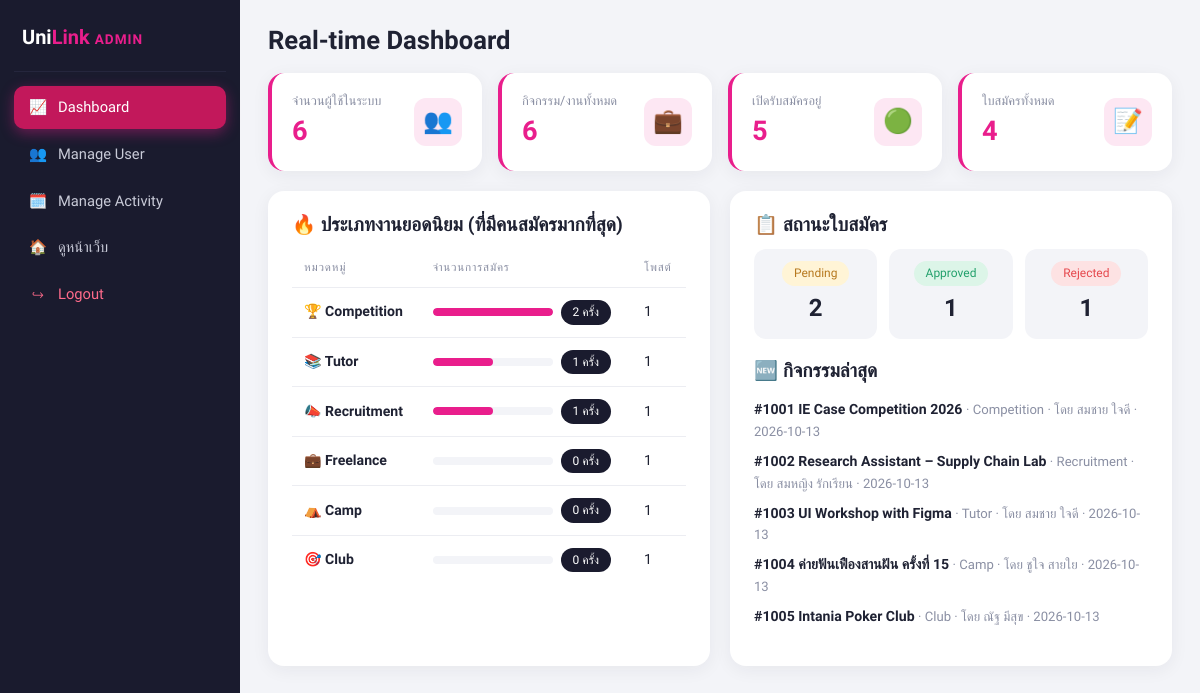
The page /pages/admin_dashboard.php (signed in) on the database its author committed.
### tables this page shows
CREATE TABLE activity (
  act_id      INT(11)      NOT NULL AUTO_INCREMENT PRIMARY KEY,
  user_id     VARCHAR(50)  NOT NULL,                         
  title       VARCHAR(255) NOT NULL,
  category    VARCHAR(100) NOT NULL,
  organizer   VARCHAR(255) NOT NULL,
  logo_text   VARCHAR(50)  NULL,
  theme_color VARCHAR(20)  NOT NULL DEFAULT '#E91E8C',
  regis_date  DATE         NOT NULL,                         
  act_date    DATE         NOT NULL,                         
  fee         VARCHAR(100) NOT NULL DEFAULT 'ฟรี',
  benefits    VARCHAR(255) NULL,
  description TEXT         NULL,
  questions   TEXT         NULL,                             
  contact     VARCHAR(255) NULL,
  image_path  VARCHAR(255) NULL,
  status      VARCHAR(50)  NOT NULL DEFAULT 'open',          
  created_at  TIMESTAMP    NOT NULL DEFAULT CURRENT_TIMESTAMP,
  INDEX idx_category (category),
  INDEX idx_status (status),
  CONSTRAINT fk_activity_user FOREIGN KEY (user_id)
    REFERENCES users(user_id) ON DELETE CASCADE ON UPDATE CASCADE
);

CREATE TABLE users (
  user_id     VARCHAR(50)  NOT NULL PRIMARY KEY,             
  user_name   VARCHAR(100) NOT NULL,                         
  email       VARCHAR(100) NOT NULL UNIQUE,                  
  password    VARCHAR(255) NOT NULL,                         
  role        ENUM('admin','user','guest') NOT NULL DEFAULT 'user',
  faculty     VARCHAR(100) NULL,
  major       VARCHAR(100) NULL,
  dob         DATE         NULL,
  phone       VARCHAR(20)  NULL,
  line_id     VARCHAR(50)  NULL,
  ig          VARCHAR(50)  NULL,
  bio         TEXT         NULL,
  profile_pic VARCHAR(255) NULL,
  skills      TEXT         NULL,                             
  created_at  TIMESTAMP    NOT NULL DEFAULT CURRENT_TIMESTAMP
);

### pages/admin_dashboard.php (the view, shortened to what this page needs)
<?php
require_once '../includes/functions.php';
require_once '../includes/layout.php';
$c = $pdo->query("SELECT
    (SELECT COUNT(*) FROM users) AS users,
    (SELECT COUNT(*) FROM activity) AS activities,
    (SELECT COUNT(*) FROM activity WHERE status = 'open' AND regis_date >= CURDATE()) AS open_acts,
    (SELECT COUNT(*) FROM application) AS applications")->fetch();
$popular = $pdo->query("SELECT a.category, COUNT(ap.id) AS apps, COUNT(DISTINCT a.act_id) AS posts
    FROM activity a LEFT JOIN application ap ON ap.activity_id = a.act_id
    GROUP BY a.category ORDER BY apps DESC, posts DESC")->fetchAll();
$maxApps = max(1, ...array_map(fn($r) => (int)$r['apps'], $popular ?: [['apps' => 1]]));
$statusSum = $pdo->query('SELECT status, COUNT(*) AS n FROM application GROUP BY status')->fetchAll(PDO::FETCH_KEY_PAIR);
$recent = $pdo->query('SELECT a.act_id, a.title, a.category, a.created_at, u.user_name
    FROM activity a JOIN users u ON u.user_id = a.user_id ORDER BY a.created_at DESC LIMIT 5')->fetchAll();
?>
<h1 class="page-title">Real-time Dashboard</h1>
<div class="stat-row">
  <div class="stat-card accent"><div><span>จำนวนผู้ใช้ในระบบ</span><b><?= (int)$c['users'] ?></b></div><i>👥</i></div>
  <div class="stat-card accent"><div><span>กิจกรรม/งานทั้งหมด</span><b><?= (int)$c['activities'] ?></b></div><i>💼</i></div>
  <div class="stat-card accent"><div><span>เปิดรับสมัครอยู่</span><b><?= (int)$c['open_acts'] ?></b></div><i>🟢</i></div>
  <div class="stat-card accent"><div><span>ใบสมัครทั้งหมด</span><b><?= (int)$c['applications'] ?></b></div><i>📝</i></div>
</div>
<div class="grid-2 gap-lg">
  <section class="panel">
    <h2>🔥 ประเภทงานยอดนิยม (ที่มีคนสมัครมากที่สุด)</h2>
    <table>
      <thead><tr><th>หมวดหมู่</th><th>จำนวนการสมัคร</th><th>โพสต์</th></tr></thead>
      <tbody>
      <?php foreach ($popular as $r): ?>
        <tr>
          <td><b><?= CATEGORIES[$r['category']] ?? '' ?> <?= e($r['category']) ?></b></td>
          <td><div class="bar"><span style="width:<?= round($r['apps'] / $maxApps * 100) ?>%"></span></div><span class="badge badge-dark"><?= (int)$r['apps'] ?> ครั้ง</span></td>
          <td><?= (int)$r['posts'] ?></td>
        </tr>
      <?php endforeach; ?>
      </tbody>
    </table>
  </section>
  <section class="panel">
    <h2>📋 สถานะใบสมัคร</h2>
    <div class="status-sum">
      <div><?= app_badge('pending') ?><b><?= (int)($statusSum['pending'] ?? 0) ?></b></div>
      <div><?= app_badge('approved') ?><b><?= (int)($statusSum['approved'] ?? 0) ?></b></div>
      <div><?= app_badge('rejected') ?><b><?= (int)($statusSum['rejected'] ?? 0) ?></b></div>
    </div>
    <h2>🆕 กิจกรรมล่าสุด</h2>
    <ul class="contact-list">
      <?php foreach ($recent as $r): ?>
        <li><a href="admin_edit_activity.php?id=<?= (int)$r['act_id'] ?>"><b>#<?= (int)$r['act_id'] ?> <?= e($r['title']) ?></b></a>
          <span class="muted small">· <?= e($r['category']) ?> · โดย <?= e($r['user_name']) ?> · <?= e(date('Y-m-d', strtotime($r['created_at']))) ?></span></li>
      <?php endforeach; ?>
    </ul>
  </section>
</div>

### assets/css/style.css (style rules this page uses)
:root { --pink: #E91E8C; --pink-dark: #C2177A; --pink-soft: #FDE7F3; --purple: #8E24AA; --side: #1A1B2E; --side-2: #25263D; --bg: #F3F4F8; --card: #FFFFFF; --text: #1F2233; --muted: #8A8FA3; --line: #ECEDF2; --green: #22A06B; --green-soft: #DCF5E8; --red: #E5484D; --red-soft: #FDE2E3; --yellow: #B7791F; --yellow-soft: #FFF4D6; --blue: #3B82F6; --blue-soft: #E3EDFF; --radius: 16px; --shadow: 0 4px 18px rgba(31, 34, 51, .06); }
* { box-sizing: border-box; }
html, body { margin: 0; }
body { font-family: 'Prompt', system-ui, sans-serif; background: var(--bg); color: var(--text); font-size: 15px; line-height: 1.55; }
a { color: inherit; text-decoration: none; }
h1, h2, h3, h4 { margin: 0 0 .6em; line-height: 1.3; }
h2 { font-size: 1.2rem; }
.muted { color: var(--muted); }
.small { font-size: .82rem; }
.page-title { font-size: 1.6rem; }
.grid-2 { display: grid; grid-template-columns: 1fr 1fr; gap: 0 16px; }
.gap-lg { gap: 20px; }
.panel { background: var(--card); border-radius: var(--radius); padding: 22px 24px; box-shadow: var(--shadow); margin-bottom: 20px; }
.badge { display: inline-block; padding: 3px 12px; border-radius: 999px; font-size: .75rem; font-weight: 500; }
.badge-dark { background: var(--side); color: #fff; }
.stat-row { display: grid; grid-template-columns: repeat(auto-fit, minmax(200px, 1fr)); gap: 16px; margin-bottom: 20px; }
.stat-card { background: #fff; border-radius: var(--radius); padding: 18px 20px; box-shadow: var(--shadow); display: flex; align-items: center; gap: 14px; justify-content: space-between; }
.stat-card i { font-style: normal; font-size: 1.5rem; background: var(--pink-soft); width: 48px; height: 48px; border-radius: 12px; display: grid; place-items: center; }
.stat-card span { display: block; font-size: .8rem; color: var(--muted); }
.stat-card b { font-size: 1.7rem; color: var(--pink); }
.stat-card.accent { border-left: 4px solid var(--pink); }
table { width: 100%; border-collapse: collapse; font-size: .88rem; }
th { text-align: left; font-size: .72rem; letter-spacing: .8px; text-transform: uppercase; color: var(--muted); font-weight: 500; padding: 10px 12px; border-bottom: 1px solid var(--line); }
td { padding: 12px; border-bottom: 1px solid var(--line); vertical-align: middle; }
tr:last-child td { border-bottom: 0; }
.bar { display: inline-block; width: 120px; height: 8px; background: var(--bg); border-radius: 99px; margin-right: 8px; vertical-align: middle; overflow: hidden; }
.bar span { display: block; height: 100%; background: var(--pink); border-radius: 99px; }
.status-sum { display: flex; gap: 12px; margin-bottom: 20px; }
.status-sum div { flex: 1; background: var(--bg); border-radius: 12px; padding: 12px; text-align: center; }
.status-sum b { display: block; font-size: 1.5rem; margin-top: 4px; }
.contact-list { list-style: none; padding: 0; margin: 0 0 12px; font-size: .88rem; }
.contact-list li { padding: 4px 0; }

### rows shown on the page
activity: act_id "1001", title "IE Case Competition 2026", category "Competition", user.user_name "สมชาย ใจดี", created_at "2026-10-13"
activity: act_id "1002", title "Research Assistant – Supply Chain Lab", category "Recruitment", user.user_name "สมหญิง รักเรียน", created_at "2026-10-13"
activity: act_id "1003", title "UI Workshop with Figma", category "Tutor", user.user_name "สมชาย ใจดี", created_at "2026-10-13"
activity: act_id "1004", title "ค่ายฟันเฟืองสานฝัน ครั้งที่ 15", category "Camp", user.user_name "ชูใจ สายใย", created_at "2026-10-13"
activity: act_id "1005", title "Intania Poker Club", category "Club", user.user_name "ณัฐ มีสุข", created_at "2026-10-13"

### other values the page prints
$c['users'] "6"
$c['activities'] "6"
$c['open_acts'] "5"
$c['applications'] "4"
CATEGORIES[$r['category']] "🏆"
$r['category'] "Competition"
$r['apps'] "2"
$r['posts'] "1"
CATEGORIES[$r['category']] "📚"
$r['category'] "Tutor"
$r['apps'] "1"
CATEGORIES[$r['category']] "📣"
$r['category'] "Recruitment"
CATEGORIES[$r['category']] "💼"
$r['category'] "Freelance"
